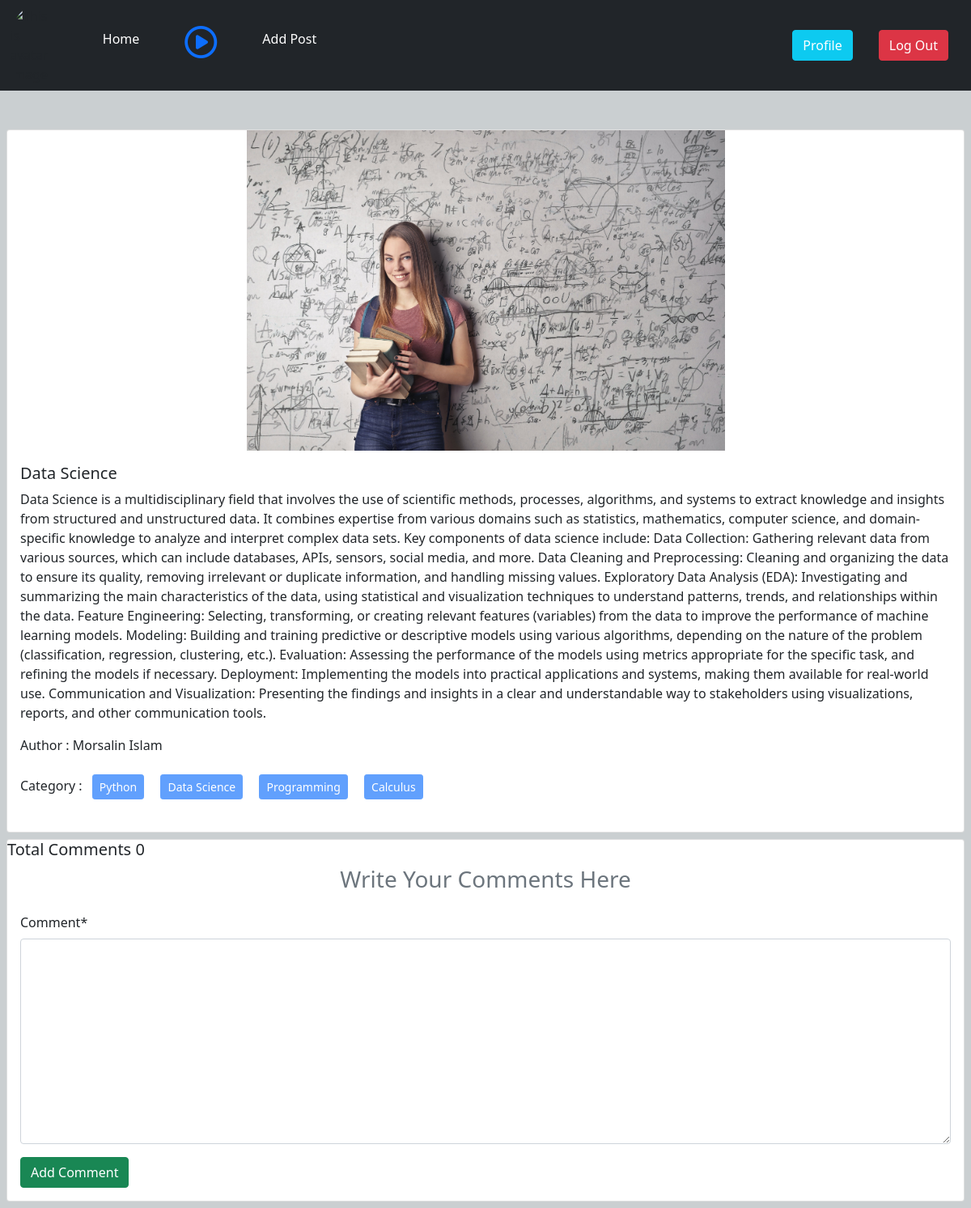
The page /post/details_post/9 (signed in) on the database its author committed.
### post/models.py (models this page shows, shortened)
class Post(models.Model):
    title = models.CharField(max_length = 50)
    content = models.TextField()
    category = models.ManyToManyField(Category)
    author = models.ForeignKey(User, on_delete = models.CASCADE)
    image = models.ImageField(upload_to='post/media/uploads/',blank= True, null = True)

### categories/models.py (models this page shows, shortened)
class Category(models.Model):
    name = models.CharField(max_length = 70)
    slug = models.SlugField(max_length = 1000, null = True, blank = True, unique = True)

### post/views.py (the view, shortened to what this page needs)
# urls.py: path("details_post/<int:id>", views.Details.as_view(), name='post_details'),
@method_decorator(login_required, name = 'dispatch')
class Details(DetailView):
    model = Post
    template_name = 'post_details.html'
    pk_url_kwarg = 'id'
    def get_context_data(self, **kwargs):
        context = super().get_context_data(**kwargs)
        post = self.object #  specific primary key dia sei model er ekta object asba
        Form = CommentsForm
        comments = post.comments.all # comments is related name of Comment model
        context['commentForm'] = Form
        context['comments'] = comments
        return context

### post/templates/post_details.html (shortened to what this page needs)
{% extends "base.html" %}
{% block content %}
<div class="col-12 m-auto mt-5">
    <div class="card m-2">
      {% if post.image %}
      <img src="{{post.image.url}}" class = 'w-50 m-auto' alt="">
      {% endif %}
      <div class="card-body">
        <h5 class="card-title">{{post.title}}</h5>
        <p class="card-text">{{post.content}}</p>
        <p>Author : {{post.author.first_name}} {{post.author.last_name}}</p>
        <p>
          Category : {% for cat in post.category.all %}
          <button class="btn btn-primary btn-sm m-2" disabled >{{cat.name}} </button>
          {% endfor %}
        </p>
      </div>
    </div>
  </div>
{% load crispy_forms_tags %}
<div class='card m-2'>
  <h5>Total Comments {{comments | length}}</h5>
  <h3 class = 'text-secondary text-center'>Write Your Comments Here</h3>
  <div class="card-body">
    <form method = "POST">
      {{commentForm | crispy}}
      <input class = 'btn btn-success' type="submit" value="Add Comment">
    </form>
  </div>
</div>
{% endblock content %}

### rows shown on the page
Post: image (picture), title "Data Science", content "Data Science is a multidisciplinary field that involves the use of scientific methods, processes, algorithms, and systems to extract knowledge and insights from structured and unstructured data. It combines expertise from various domains such as statistics, mathematics, computer science, and domain-specific knowledge to analyze and interpret complex data sets. Key components of data science include: Data Collection: Gathering relevant data from various sources, which can include databases, APIs, sensors, social media, and more. Data Cleaning and Preprocessing: Cleaning and organizing the data to ensure its quality, removing irrelevant or duplicate information, and handling missing values.…", author.first_name "Morsalin", author.last_name "Islam"
Category: name "Python"
Category: name "Data Science"
Category: name "Programming"
Category: name "Calculus"

### other values the page prints
{{ comments | length }} "0"
